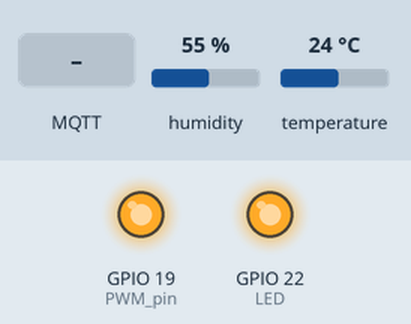
Bench run of a sketch on a simulated ESP32. Shown: output pins drawn as LEDs (lit = HIGH). The inputs (shaded band) are chosen by the test bench; at power-on: humidity 55 %, temperature 24 °C. WiFi joins after 1.5 s; servers stay silent unless stated; random numbers use the default seed unless the sketch sets one; no MQTT or app messages arrive unless stated; what the sketch prints to the serial monitor is not drawn.

Above: at 4.7 s.
4.8 s: MQTT message "led_on" arrives on the first subscribed topic
At 5.2 s:
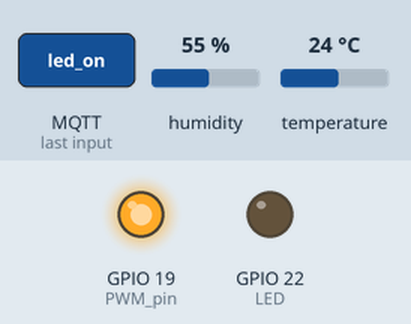
6.3 s: MQTT message "5" arrives on the first subscribed topic
At 7.5 s:
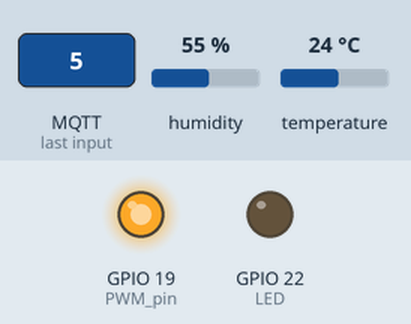
7.8 s: MQTT message "led_off" arrives on the first subscribed topic
At 8.7 s:
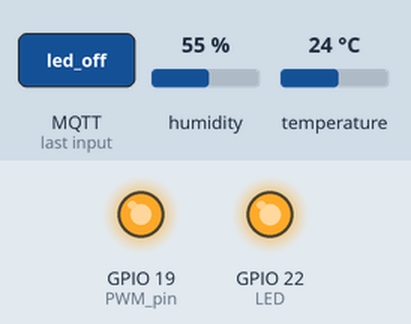
9.3 s: MQTT message "90" arrives on the first subscribed topic
At 9.8 s:
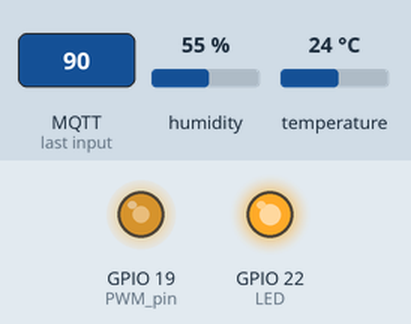
10.8 s: MQTT message "led_on" arrives on the first subscribed topic
At 12.2 s:
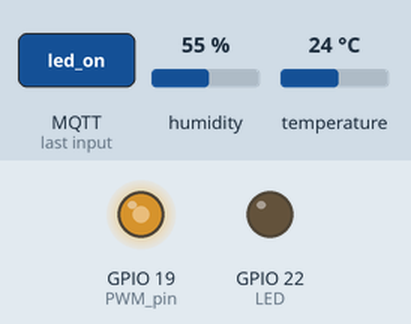
Timing chart, 0 to 13.3 s (numbered marks = the images above; inputs shaded):
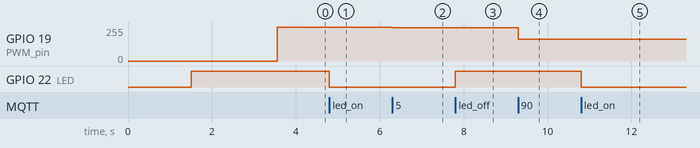

Measured:
- after the input at 4.8 s, GPIO 22 (LED): HIGH → LOW at once
- after the input at 6.3 s, GPIO 19 (PWM_pin): 255/255 → 249/255 at once
- after the input at 7.8 s, GPIO 22 (LED): LOW → HIGH at once
- after the input at 9.3 s, GPIO 19 (PWM_pin): 249/255 → 164/255 at once
- after the input at 10.8 s, GPIO 22 (LED): HIGH → LOW at once

The sketch:

MQTT_node.ino
```cpp
#include <Arduino.h>
#include <WiFi.h>
#include <PubSubClient.h>
#include <Adafruit_Sensor.h>
#include <string.h>
#include "DHT.h"

WiFiClient wifiClient;
PubSubClient mqttClient(wifiClient);

#define LED1 2
#define LED  22
#define DHTPIN 18
#define DHTTYPE DHT22   // DHT 22  (AM2302), AM2321
const int PWM_pin = 19;
const int PWM_freq = 5000;
const int PWM_channel = 0;
const int PWM_resolution = 8;
int pwm_cmd = 0, pwm_pre = 0;

DHT dht(DHTPIN, DHTTYPE);

#define MQTT_USER "HUST"
#define MQTT_PASSWORD "HUST"
const char* ssid = "Laptop";
const char* password = "888888888";

char *mqttServer = "broker.hivemq.com";
int mqttPort = 1883;
int interval = 7000;
long now = 0;
long previous_time = 0;
void setupMQTT() {
  mqttClient.setServer(mqttServer, mqttPort);
  mqttClient.setCallback(callback);
}

void reconnect() {
  Serial.println("Connecting to MQTT Broker...");
  while (!mqttClient.connected()) {
      Serial.println("Reconnecting to MQTT Broker..");
      String clientId = "ESP32Client-";
      clientId += String(random(0xffff), HEX);

      if (mqttClient.connect(clientId.c_str(), MQTT_USER, MQTT_PASSWORD)) {
        Serial.println("Connected.");
        // subscribe to topic
        mqttClient.subscribe("esp32/PWM_AND_HVAC_2614");
        // mqttClient.subscribe("esp32/message");
      }
  }
}

void setup() {
  Serial.begin(115200);
  pinMode(LED, OUTPUT);
  dht.begin();

  ledcSetup(PWM_channel, PWM_freq, PWM_resolution); // PWM setup
  ledcAttachPin(PWM_pin, PWM_channel);

  // connect wifi
  WiFi.begin(ssid, password);
  while (WiFi.status() != WL_CONNECTED)
  {
    delay(500);
    Serial.print(".");
  }
  Serial.println("");
  Serial.println("Connected to Wi-Fi");
  setupMQTT();
  digitalWrite(LED, HIGH);
  delay(2000);
}

void loop() {
  // reconnect to HiveMQ
  if (!mqttClient.connected()) reconnect();
  mqttClient.loop();
  now = millis();

  // period transmit = interal
  if (now - previous_time > interval)
  {
    previous_time = now;
    // float temp = random(300, 310)/10.0;
    // float humid = random(700, 715)/10.0;

    //read DHT22 sensor
    float humid = dht.readHumidity();
    float temp = dht.readTemperature(); // Read temperature as Celsius (the default)
    float f = dht.readTemperature(true); // Read temperature as Fahrenheit (isFahrenheit = true)

    if (isnan(humid) || isnan(temp) || isnan(f)) {
      Serial.println(F("Failed to read from DHT sensor!"));
      return;
    }

    // send data to HiveMQ
    char tempString[8];
    dtostrf(temp, 1, 2, tempString);
    Serial.print("Temperature: ");
    Serial.println(tempString);
    mqttClient.publish("esp32/temp_03hust...", tempString);
    Serial.println("Send data to topic - esp32/temp_03hust...");

    char humString[8];
    dtostrf(humid, 1, 2, humString);
    Serial.print("Humidity: ");
    Serial.println(humString);
    mqttClient.publish("esp32/humid_03hust...", humString);
    Serial.println("Send data to topic - esp32/humid_03hust...");
  }
  // PWM LED
  ledcWrite(PWM_channel, 255 - pwm_cmd);
}

void callback(char* topic, byte* message, unsigned int length)
{
  String buffer = "";
  String data = "(NODE) " + String(topic) + ": ";
  // Serial.print(data);
  //Save buffer
  for (int i = 0; i < length; i++) {
    buffer += (char)message[i];
    // Serial.print((char)message[i]);
  }

  // control relay or save value PWM
  if (buffer == "led_on")
  {
    digitalWrite(LED, LOW); // LED OFF
    Serial.println("RELAY on !");
  }
  else if (buffer == "led_off")
      {
        digitalWrite(LED, HIGH);
        Serial.println("RELAY off !");
      }
      else
      {
        pwm_cmd = buffer.toInt();
        Serial.print("PWM LED: ");
        Serial.println(buffer);
      }
}
```
